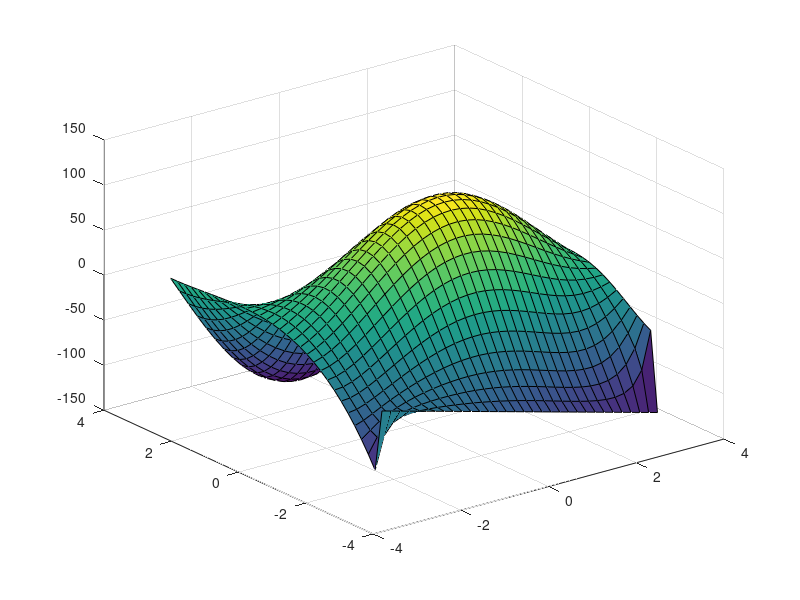

MATLAB code for this plot:
clear;clc;close all
%Domain
ax = -pi();
ay = -pi();
bx = pi();
by = pi();

%Delta
N = 30;
h = (bx-ax)/(N+1);
lambda = 1;
x = ax:h:bx;
x = x';
y = ay:h:by;
y = y';
D = (-4 + lambda*h^2);

%Building U matrix with Boundary Conditions and Given F 
u = zeros(N+2);

for k = 1:N+2
    u(k,N+2) = (bx - x(k))^2 * cos(pi()*x(k)/(bx)); %BC u(x,y=by) = fb(x)
    u(k,1) = x(k)*(bx - x(k))^2; %BC u(x,y=ay) = gb(x)
    u(1,k) = (bx - ax)^2 * cos(pi()*ax/(bx)) + ((y(k) - ay)/(by - ay))*(ax*(bx -ax)^2 - (bx - ax)^2 * cos(pi()*ax/(bx)));
end
F = zeros();
for j = 1:N+2
   for k = 1:N+2
      F(k,j) = (sin(pi().*((x(k)-ax)/(bx-ax))).*cos((pi()/2).*(2.*((y(j)-ay)/(by-ay)) +1))); 
   end
end

%RHS Vector, F
F = F(2:N+2,2:N+1);
F(:,1) = F(:,1) - u(2:N+2,1);
F(1,:) = F(1,:) - u(1,2:N+1);
F(:,N) = F(:,N) - u(2:N+2,N+2);
F = reshape(F,(N+1)*N,1);

%creating coefficient matrix
K_sup = eye(N+1);
K_Main = D*eye(N+1) + diag(ones(N,1),1) + diag(ones(N,1),-1); 
K_Main(N+1,N) = 2;

K = zeros((N+1)*N,(N+1)*N);
for ii = 1:N
    K(1+(ii-1)*(N+1):(N+1)+(ii-1)*(N+1),1+(ii-1)*(N+1):(N+1)+(ii-1)*(N+1))= K_Main;
end

for jj = 1:N-1
    K(jj*(N+1)+1:jj*(N+1)+(N+1),1+(jj-1)*(N+1):(N+1)+(jj-1)*(N+1))=K_sup;
end

for kk = 1:N-1
    K(1+(kk-1)*(N+1):(N+1)+(kk-1)*(N+1),kk*(N+1)+1:kk*(N+1)+(N+1))=K_sup;
end

%Begin Gaussian Elimination sequence
%K is coefficient Matrix
%F is RHS vector
[m,n] = size(K);
nb = n + 1;
   Aug = [K, F];
   %Forward Elimination
   for k = 1:n-1
       for i = k+1:n
           factor = Aug(i,k)/Aug(k,k);
           Aug(i,k:nb) = Aug(i,k:nb) - factor*Aug(k,k:nb);
       end
   end
   %Back Substitution 
   w = zeros(n,1);
   w(n) = Aug(n,nb)/Aug(n,n);
   for i = n-1:-1:1
       w(i) = (Aug(i,nb) - Aug(i,i+1:n)*w(i+1:n))/Aug(i,i);
   end
w = reshape(w,N+1,N);
u(2:N+2,2:N+1) = w;

surf(y,x,u)